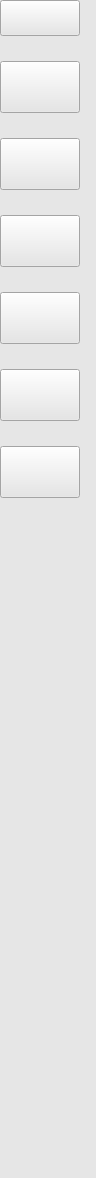
<?xml version="1.0" encoding="UTF-8"?>
<ui version="4.0">
 <class>ModuleButtonsWidgetClass</class>
 <widget class="QWidget" name="ModuleButtonsWidgetClass">
  <property name="geometry">
   <rect>
    <x>0</x>
    <y>0</y>
    <width>96</width>
    <height>1178</height>
   </rect>
  </property>
  <property name="sizePolicy">
   <sizepolicy hsizetype="Fixed" vsizetype="Preferred">
    <horstretch>80</horstretch>
    <verstretch>0</verstretch>
   </sizepolicy>
  </property>
  <property name="minimumSize">
   <size>
    <width>80</width>
    <height>0</height>
   </size>
  </property>
  <property name="maximumSize">
   <size>
    <width>96</width>
    <height>16777215</height>
   </size>
  </property>
  <property name="windowTitle">
   <string>Form</string>
  </property>
  <property name="styleSheet">
   <string notr="true">background:#E6E6E6;</string>
  </property>
  <widget class="QWidget" name="moduleButtonsWidget_" native="true">
   <property name="geometry">
    <rect>
     <x>0</x>
     <y>0</y>
     <width>93</width>
     <height>1221</height>
    </rect>
   </property>
   <property name="sizePolicy">
    <sizepolicy hsizetype="Preferred" vsizetype="Expanding">
     <horstretch>0</horstretch>
     <verstretch>0</verstretch>
    </sizepolicy>
   </property>
   <property name="minimumSize">
    <size>
     <width>0</width>
     <height>518</height>
    </size>
   </property>
   <layout class="QVBoxLayout" name="verticalLayout">
    <property name="spacing">
     <number>25</number>
    </property>
    <property name="margin">
     <number>0</number>
    </property>
    <item>
     <widget class="ltp::base::ModuleButtons::ReturnButton" name="returnButton_">
      <property name="sizePolicy">
       <sizepolicy hsizetype="Fixed" vsizetype="Fixed">
        <horstretch>0</horstretch>
        <verstretch>0</verstretch>
       </sizepolicy>
      </property>
      <property name="minimumSize">
       <size>
        <width>80</width>
        <height>36</height>
       </size>
      </property>
      <property name="text">
       <string/>
      </property>
     </widget>
    </item>
    <item>
     <widget class="ltp::base::ModuleButtons::CommandButton" name="moduleButton1_">
      <property name="sizePolicy">
       <sizepolicy hsizetype="Fixed" vsizetype="Preferred">
        <horstretch>0</horstretch>
        <verstretch>0</verstretch>
       </sizepolicy>
      </property>
      <property name="minimumSize">
       <size>
        <width>80</width>
        <height>52</height>
       </size>
      </property>
      <property name="text">
       <string/>
      </property>
     </widget>
    </item>
    <item>
     <widget class="ltp::base::ModuleButtons::CommandButton" name="moduleButton2_">
      <property name="sizePolicy">
       <sizepolicy hsizetype="Fixed" vsizetype="Preferred">
        <horstretch>0</horstretch>
        <verstretch>0</verstretch>
       </sizepolicy>
      </property>
      <property name="minimumSize">
       <size>
        <width>80</width>
        <height>52</height>
       </size>
      </property>
      <property name="text">
       <string/>
      </property>
     </widget>
    </item>
    <item>
     <widget class="ltp::base::ModuleButtons::CommandButton" name="moduleButton3_">
      <property name="sizePolicy">
       <sizepolicy hsizetype="Fixed" vsizetype="Preferred">
        <horstretch>0</horstretch>
        <verstretch>0</verstretch>
       </sizepolicy>
      </property>
      <property name="minimumSize">
       <size>
        <width>80</width>
        <height>52</height>
       </size>
      </property>
      <property name="text">
       <string/>
      </property>
     </widget>
    </item>
    <item>
     <widget class="ltp::base::ModuleButtons::CommandButton" name="moduleButton4_">
      <property name="sizePolicy">
       <sizepolicy hsizetype="Fixed" vsizetype="Preferred">
        <horstretch>0</horstretch>
        <verstretch>0</verstretch>
       </sizepolicy>
      </property>
      <property name="minimumSize">
       <size>
        <width>80</width>
        <height>52</height>
       </size>
      </property>
      <property name="text">
       <string/>
      </property>
     </widget>
    </item>
    <item>
     <widget class="ltp::base::ModuleButtons::CommandButton" name="moduleButton5_">
      <property name="sizePolicy">
       <sizepolicy hsizetype="Fixed" vsizetype="Preferred">
        <horstretch>0</horstretch>
        <verstretch>0</verstretch>
       </sizepolicy>
      </property>
      <property name="minimumSize">
       <size>
        <width>80</width>
        <height>52</height>
       </size>
      </property>
      <property name="text">
       <string/>
      </property>
     </widget>
    </item>
    <item>
     <widget class="ltp::base::ModuleButtons::CommandButton" name="moduleButton6_">
      <property name="sizePolicy">
       <sizepolicy hsizetype="Fixed" vsizetype="Preferred">
        <horstretch>0</horstretch>
        <verstretch>0</verstretch>
       </sizepolicy>
      </property>
      <property name="minimumSize">
       <size>
        <width>80</width>
        <height>52</height>
       </size>
      </property>
      <property name="text">
       <string/>
      </property>
     </widget>
    </item>
    <item>
     <spacer name="verticalSpacer">
      <property name="orientation">
       <enum>Qt::Vertical</enum>
      </property>
      <property name="sizeHint" stdset="0">
       <size>
        <width>20</width>
        <height>40</height>
       </size>
      </property>
     </spacer>
    </item>
   </layout>
  </widget>
 </widget>
 <customwidgets>
  <customwidget>
   <class>ltp::base::ModuleButtons::CommandButton</class>
   <extends>QPushButton</extends>
   <header>base/modulebuttons.h</header>
  </customwidget>
  <customwidget>
   <class>ltp::base::ModuleButtons::ReturnButton</class>
   <extends>QPushButton</extends>
   <header>base/modulebuttons.h</header>
  </customwidget>
 </customwidgets>
 <resources/>
 <connections/>
</ui>
